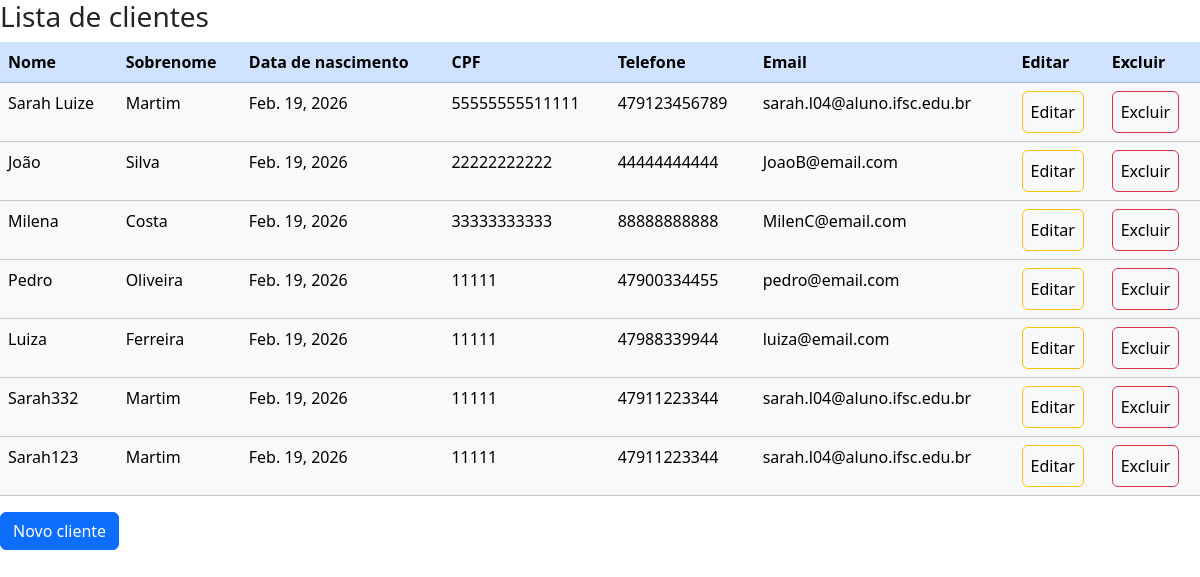
/clientes (signed in), run on the app's committed database.
### core/models.py (models this page shows, shortened)
class Cliente(models.Model):
    nome = models.CharField(max_length=200)
    sobrenome = models.CharField(max_length=200, null=True,blank=True)
    data_nascimento = models.DateField(auto_now_add=True, null=True,blank=True)
    cpf = models.PositiveIntegerField(max_length=30, null=True,blank=True)
    telefone = models.PositiveIntegerField(max_length=30, null=True,blank=True)
    email = models.EmailField(max_length=200, null=True, blank=True)

### core/views.py (the view)
# urls.py: path('clientes', clientes, name="urlclientes"),
@login_required(login_url='urlentrar')
def clientes(request):
    clientes = Cliente.objects.all()
    context = {'cli': clientes}
    return render (request, 'clientes.html', context)

### core/templates/clientes.html (shortened to what this page needs)
{% load bootstrap5 %}
<!DOCTYPE html>
<html lang="pt-br">
<head>
    {% bootstrap_css %}
</head>
<body>
    <h3>Lista de clientes</h3>
    <table class="table table-primary table-hover">
        <thead>
            <tr>
                <th>Nome</th>
                <th>Sobrenome</th>
                <th>Data de nascimento</th>
                <th>CPF</th>
                <th>Telefone</th>
                <th>Email</th>
                <th>Editar</th>
                <th>Excluir</th>
            </tr>
        </thead>
        <tbody>
            {% for c in cli %}
            <tr class="table table-light">
                <td>{{ c.nome }}</td>
                <td>{{ c.sobrenome }}</td>
                <td>{{ c.data_nascimento }}</td>
                <td>{{ c.cpf }}</td>
                <td>{{ c.telefone }}</td>
                <td>{{ c.email }}</td>
                <td>
                    <form action="{% url 'urleditaCliente' c.id %}">
                        <input type="submit" value="Editar" class="btn btn-warning">
                    </form>
                </td>
                <td>
                    <form action="">
                        <input type="submit" value="Excluir" class="btn btn-danger">
                    </form>
                </td>
            {% endfor %}
            </tr>
        </tbody>
    </table>
        <form action="{% url 'urlsalvarClientes' %}" method="get">
            <input type="submit" value="Novo cliente" class="btn btn-primary">
        </form>
</body>
</html>

### data on the page
Cliente: nome "Sarah Luize", sobrenome "Martim", data_nascimento "Feb. 19, 2026", cpf "55555555511111", telefone "479123456789", email "sarah.l04@aluno.ifsc.edu.br"
Cliente: nome "João", sobrenome "Silva", data_nascimento "Feb. 19, 2026", cpf "22222222222", telefone "44444444444", email "JoaoB@email.com"
Cliente: nome "Milena", sobrenome "Costa", data_nascimento "Feb. 19, 2026", cpf "33333333333", telefone "88888888888", email "MilenC@email.com"
Cliente: nome "Pedro", sobrenome "Oliveira", data_nascimento "Feb. 19, 2026", cpf "11111", telefone "47900334455", email "pedro@email.com"
Cliente: nome "Luiza", sobrenome "Ferreira", data_nascimento "Feb. 19, 2026", cpf "11111", telefone "47988339944", email "luiza@email.com"
Cliente: nome "Sarah332", sobrenome "Martim", data_nascimento "Feb. 19, 2026", cpf "11111", telefone "47911223344", email "sarah.l04@aluno.ifsc.edu.br"
Cliente: nome "Sarah123", sobrenome "Martim", data_nascimento "Feb. 19, 2026", cpf "11111", telefone "47911223344", email "sarah.l04@aluno.ifsc.edu.br"
